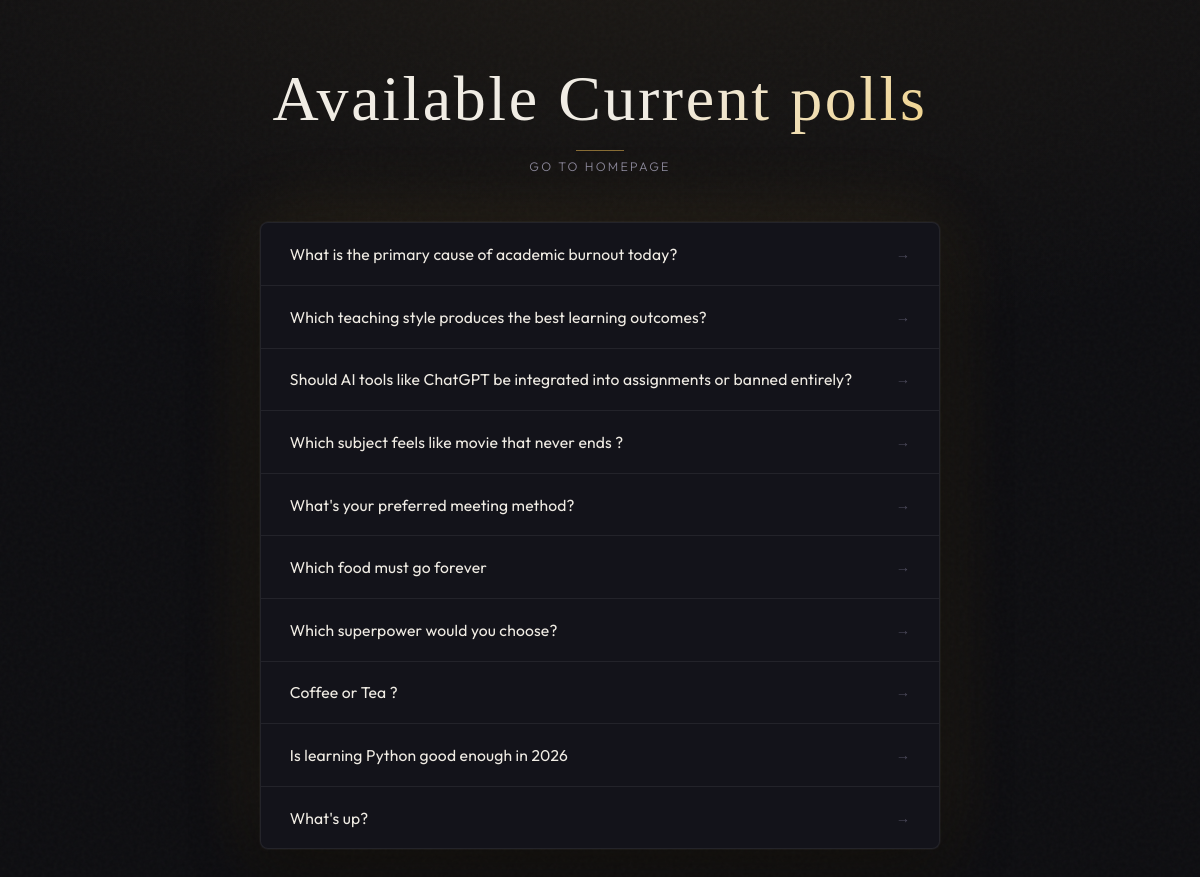
Screenshot of /polls/ with the database file from the repository.
### polls/models.py (models this page shows, shortened)
class Question(models.Model):
  question_text = models.CharField(max_length=200)
  pub_date = models.DateTimeField("date published")
  share_token = models.UUIDField(default=uuid.uuid4, unique=True, editable=False)

### polls/views.py (the view)
# urls.py: path("", views.IndexView.as_view(), name="index"),
class IndexView(generic.ListView):
  template_name = "polls/index.html"
  context_object_name = "latest_question_list"
  def get_queryset(self):
    return Question.objects.filter(pub_date__lte=timezone.now()).order_by("-pub_date")[:20]

### polls/templates/polls/index.html (shortened to what this page needs)
<!DOCTYPE html>
<html lang="en">
<head>
  {% load static %}
  <link rel="stylesheet" href="{% static 'polls/style.css' %}">
</head>
  <body>
    <h1>Available Current polls</h1>
    <h2><a href="{% url 'home' %}" class="home-page">Go to Homepage</a></h2>
    <div class="container">
      {% if latest_question_list %}
      <ul class="link-container">
        {% for question in latest_question_list %}
        <li><a href="{% url 'polls:detail' question.id %}">{{ question.question_text }}</a></li>
        {% endfor %}
      </ul>
      {% else %}
      <p>No polls are avilable.</p>
      {% endif %}
    </div>
  </body>
</html>

### polls/static/polls/style.css (style rules this page uses)
:root { --bg: #0c0c0f; --surface: #13131a; --surface-2: #1c1c28; --border: rgba(255, 255, 255, 0.07); --border-hover: rgba(255, 200, 100, 0.35); --gold: #d4a84b; --gold-light: #f0c96a; --gold-glow: rgba(212, 168, 75, 0.15); --text-primary: #f0ece4; --text-secondary: #8a8799; --text-muted: #4a4859; --accent: #d4a84b; --radius: 2px; --transition: 0.35s cubic-bezier(0.22, 1, 0.36, 1); }
*, *::before, *::after { margin: 0; padding: 0; box-sizing: border-box; }
html { scroll-behavior: smooth; }
body { background-color: var(--bg); color: var(--text-primary); font-family: 'Outfit', sans-serif; font-weight: 300; min-height: 100vh; overflow-x: hidden; display: flex; flex-direction: column; align-items: center; padding: 0 1.5rem 4rem; background-attachment: fixed; }
h1 { font-family: 'Cormorant Garamond', serif; font-weight: 300; font-size: clamp(2.2rem, 6vw, 4rem); letter-spacing: 0.04em; color: var(--text-primary); text-align: center; margin-top: clamp(3rem, 8vh, 6rem); margin-bottom: 0.5rem; line-height: 1.1; animation: fadeDown 0.9s var(--transition) both; background: linear-gradient(135deg, #f0ece4 30%, var(--gold-light) 60%, #f0ece4 80%); background-size: 200% auto; -webkit-background-clip: text; -webkit-text-fill-color: transparent; background-clip: text; animation: fadeDown 0.9s var(--transition) both, shimmer 5s linear 1s infinite; }
h1::after { content: ''; display: block; width: 3rem; height: 1px; background: var(--gold); margin: 1rem auto 0; opacity: 0.6; animation: expandLine 1s var(--transition) 0.3s both; }
h2 { font-family: 'Outfit', sans-serif; font-weight: 300; font-size: 0.78rem; letter-spacing: 0.18em; text-transform: uppercase; text-align: center; margin-bottom: clamp(2.5rem, 6vh, 4.5rem); animation: fadeUp 0.8s var(--transition) 0.3s both; }
.home-page { color: var(--text-secondary); text-decoration: none; position: relative; padding-bottom: 2px; transition: color var(--transition); }
.home-page::after { content: ''; position: absolute; bottom: 0; left: 0; width: 0; height: 1px; background: var(--gold); transition: width var(--transition); }
.container { width: 100%; max-width: 680px; animation: fadeUp 0.9s var(--transition) 0.5s both; }
.link-container { list-style: none; display: flex; flex-direction: column; gap: 0; border: 1px solid var(--border); background: var(--surface); border-radius: 8px; overflow: hidden; box-shadow: 0 0 0 1px rgba(255,255,255,0.03), 0 20px 60px rgba(0, 0, 0, 0.5), 0 0 80px var(--gold-glow); }
.link-container li { position: relative; border-bottom: 1px solid var(--border); transition: background var(--transition); animation: slideIn 0.5s var(--transition) both; }
.link-container li:nth-child(1) { animation-delay: 0.55s; }
.link-container li:nth-child(2) { animation-delay: 0.65s; }
.link-container li:nth-child(3) { animation-delay: 0.75s; }
.link-container li:nth-child(4) { animation-delay: 0.85s; }
.link-container li:nth-child(5) { animation-delay: 0.95s; }
.link-container li:nth-child(n+6) { animation-delay: 1.05s; }
.link-container li:last-child { border-bottom: none; }
.link-container li::before { content: ''; position: absolute; left: 0; top: 0; bottom: 0; width: 2px; background: var(--gold); transform: scaleY(0); transform-origin: bottom; transition: transform var(--transition); }
.link-container li a { display: flex; align-items: center; justify-content: space-between; padding: 1.3rem 1.8rem; color: var(--text-primary); text-decoration: none; font-size: 0.98rem; font-weight: 400; letter-spacing: 0.01em; transition: color var(--transition), padding-left var(--transition); }
.link-container li a::after { content: '→'; font-size: 0.9rem; color: var(--text-muted); transition: color var(--transition), transform var(--transition); flex-shrink: 0; margin-left: 1rem; }

### rows the page displays
Question: question_text "What is the primary cause of academic burnout today?"
Question: question_text "Which teaching style produces the best learning outcomes?"
Question: question_text "Should AI tools like ChatGPT be integrated into assignments or banned entirely?"
Question: question_text "Which subject feels like movie that never ends ?"
Question: question_text "What's your preferred meeting method?"
Question: question_text "Which food must go forever"
Question: question_text "Which superpower would you choose?"
Question: question_text "Coffee or Tea ?"
Question: question_text "Is learning Python good enough in 2026"
Question: question_text "What's up?"
